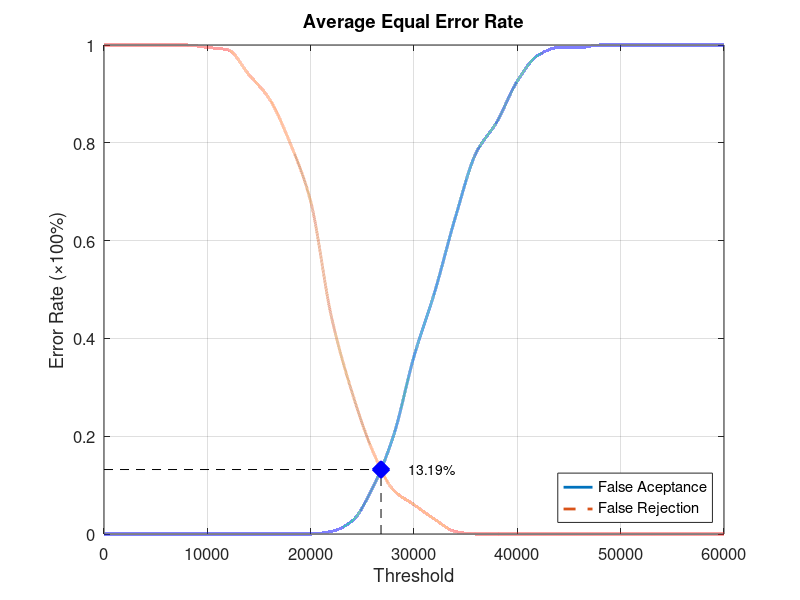
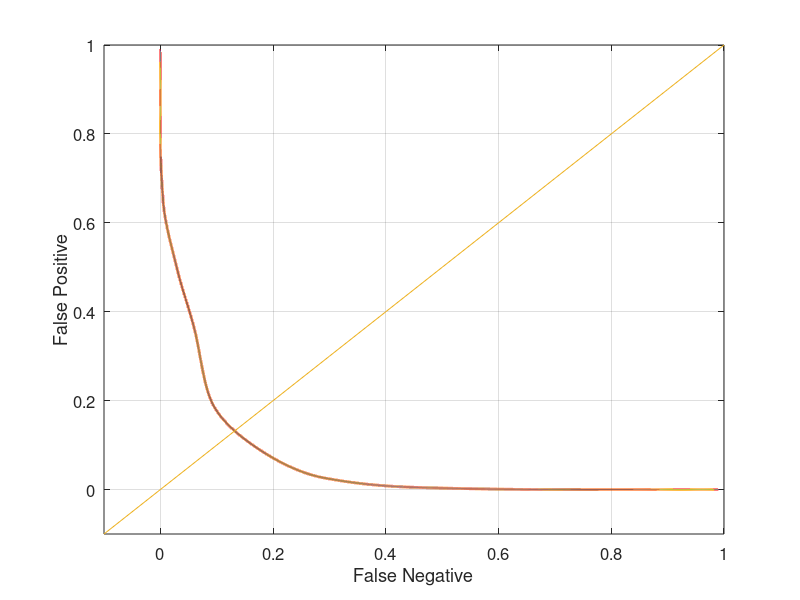

Reproduce these figures in MATLAB, in order.
function yEER = Database1_4
close all;
clear;
clc;
x = 0:2000:60000;
xq = 0:0.5:60000;

y0 = [0 0 0 0 0 0 0 0 0 0 0 0.00526316 0.0263158 0.0947368 0.2 0.363158 0.494737 0.647368 0.778947 0.842105 0.926316 0.978947 0.994737 0.994737 1 1 1 1 1 1 1];
yy0 = interp1(x, y0, xq, 'pchip');
y1 = [1 1 1 1 1 0.995 0.99 0.94 0.89 0.8 0.68 0.445 0.29 0.17 0.09 0.06 0.03 0.005 0 0 0 0 0 0 0 0 0 0 0 0 0];
yy1 = interp1(x, y1, xq, 'pchip');

% Calculating EER: 
y2 = abs(y0 - y1);
find(y2 == min(y2))
yy2 = abs(yy0 - yy1);
xEER = find(yy2 == min(yy2));
xEERIndex = xq(xEER) % X-axis EER
yEER = yy0(xEER) % Y-axis EER

main = figure
plot(xq, yy0,'-','LineWidth', 2);	hold on
plot(xq, yy1,'--','LineWidth', 2);	hold on
plot([xEERIndex xEERIndex], [0 yEER], 'k--');	hold on
plot([0 xEERIndex], [yEER yEER], 'k--');	hold on
plot(xEERIndex, yEER, 'bx', 'LineWidth', 10);	hold on
text(xEERIndex + 10 * xEERIndex / 100, yEER, [num2str(round((10000 * yEER)) / 100) '%'])
legend('False Aceptance', 'False Rejection', 'Location', 'SouthEast')
xlabel('Threshold')
ylabel('Error Rate (\times100%)')
title('Average Equal Error Rate')
set(gca, 'FontSize', 12)
axis([0 60000 0 1])
grid on

print(main, 'Database1_4Main', '-dpng');
FNRxFPR = figure('Color', [1 1 1]);
plot(yy1, yy0, '-', yy1, yy0, 'LineWidth', 2);
hold on
y = -0.1:0.1:1
plot(y, y); 
set(gca, 'FontSize', 12)
xlabel('False Negative')
ylabel('False Positive')
axis([-0.1 1 -0.1 1])
set(gca, 'FontSize', 12)
grid on

print(FNRxFPR, 'Database1_4FNRxFPR','-dpng');
end
